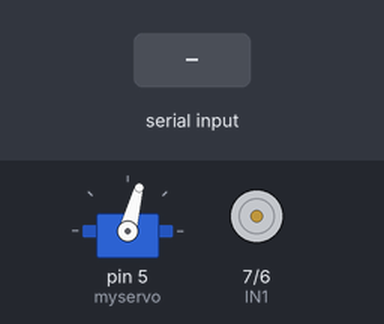
Bench run of a sketch on a simulated Arduino Uno, built with avr-gcc and run on an emulated ATmega328P. Parts: servo, motor-driver pin pairs drawn as motors (green arrow = first pin HIGH = forward, orange = second pin HIGH = backward, longer = more drive). The test bench sets the inputs (shaded band).

Above: at 1.2 s.
1.3 s: "G" received over Serial
At 2.2 s:
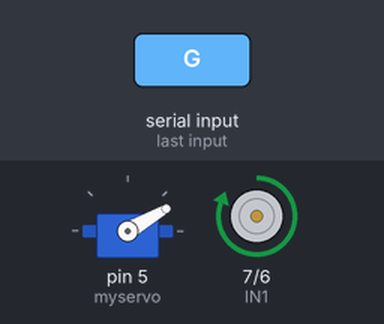
2.8 s: "I" received over Serial
At 3.3 s:
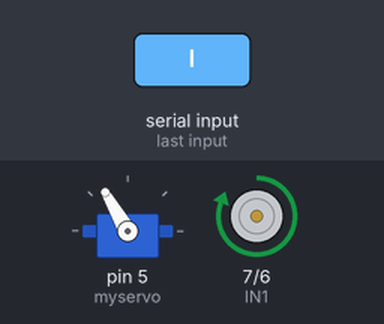
4.3 s: "H" received over Serial
At 5.5 s:
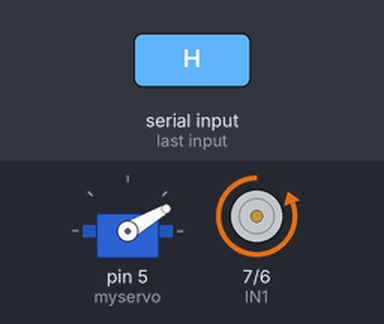
5.8 s: "J" received over Serial
At 6.8 s:
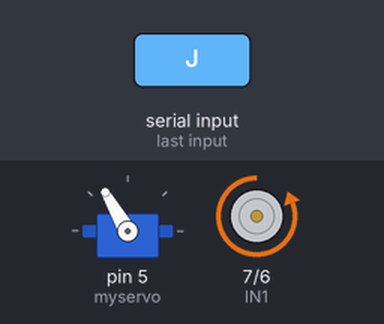
7.3 s: "F" received over Serial
At 8.0 s:
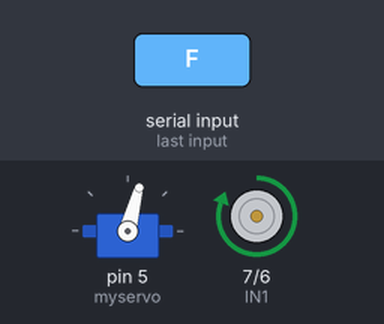
8.8 s: "B" received over Serial
At 9.1 s:
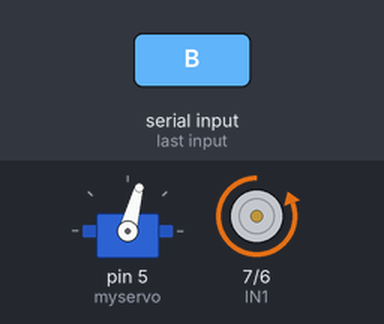
Timing chart, 0 to 11.3 s (numbered marks = the images above; inputs shaded):
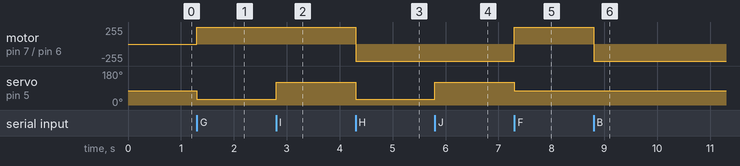

The sketch:

mobile_robot_remote_car.ino
```cpp
#include "Arduino.h"
#include <SoftwareSerial.h>
#include <Servo.h>

Servo myservo;

const int IN1 = 7;
const int IN2 = 6;

void setup() {

  Serial.begin(9600);

  pinMode (IN1, OUTPUT);
  pinMode (IN2, OUTPUT);

  myservo.attach(5);
  myservo.write(75);
}

char dataByte;
int angle = 0;
void loop() {

  while(Serial.available()) {
    dataByte = Serial.read();

    switch (dataByte) {
      case 'S':
      angle=75;
      myservo.write(angle);
      digitalWrite(IN1, LOW);
      digitalWrite(IN2, LOW);
    break;

  case 'G':
      digitalWrite(IN1, HIGH);
      digitalWrite(IN2, LOW);
      angle=30;
      myservo.write(angle);
    break;
    case 'I':
      digitalWrite(IN1, HIGH);
      digitalWrite(IN2, LOW);
      angle=120;
      myservo.write(angle);
    break;
    case 'H':
      digitalWrite(IN1, LOW);
      digitalWrite(IN2, HIGH);
      angle=30;
      myservo.write(angle);
    break;
    case 'J':
      digitalWrite(IN1, LOW);
      digitalWrite(IN2, HIGH);
      angle=120;
      myservo.write(angle);
    break;
    case 'F':
      angle=75;
      myservo.write(angle);
      digitalWrite(IN1, HIGH);
      digitalWrite(IN2, LOW);
    break;
  case 'B':
      angle=75;
      myservo.write(angle);
      digitalWrite(IN1, LOW);
      digitalWrite(IN2, HIGH);
    break;
    case 'L':
      angle=30;
      myservo.write(angle);
      digitalWrite(IN1, LOW);
      digitalWrite(IN2, LOW);
    break;
    case 'R':
      angle=120;
      myservo.write(angle);
      digitalWrite(IN1, LOW);
      digitalWrite(IN2, LOW);
    break;

  default:


    break;
}
  }


}
```

Measured:
- after the input at 1.3 s, motor on pin 7 (IN1) / pin 6 (IN2): stopped → forward 255/255 at once; servo on pin 5 (myservo): 75° → 30° at once
- after the input at 2.8 s, servo on pin 5 (myservo): 30° → 120° at once
- after the input at 4.3 s, motor on pin 7 (IN1) / pin 6 (IN2): forward 255/255 → backward 255/255 at once; servo on pin 5 (myservo): 120° → 30° at once
- after the input at 5.8 s, servo on pin 5 (myservo): 30° → 120° at once
- after the input at 7.3 s, motor on pin 7 (IN1) / pin 6 (IN2): backward 255/255 → forward 255/255 at once; servo on pin 5 (myservo): 120° → 75° at once
- after the input at 8.8 s, motor on pin 7 (IN1) / pin 6 (IN2): forward 255/255 → backward 255/255 at once
